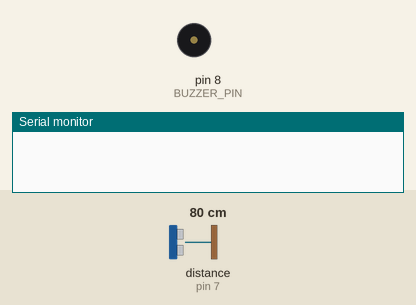
Simulated run of this sketch. Board: Arduino Uno, built with avr-gcc and run on an emulated ATmega328P. On the bench: buzzer (waves = sounding), the last lines printed to the serial monitor. Wiring (inferred from the names in the program): ultrasonic range finder: trigger pin 4; echo pin 7. Inputs (shaded band) come from the test bench; at power-on: distance to the obstacle (sensor on pin 7) 80 cm. The echo pulse lasts 58.3 µs per cm.

Above: at 0.15 s.
At 1.2 s:
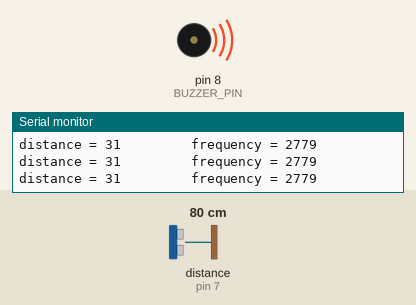
1.3 s: distance to the obstacle (sensor on pin 7) set to 2 cm
At 2.0 s:
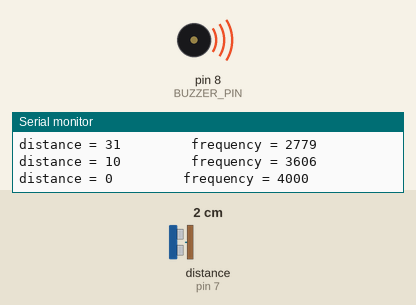
Timing chart, 0 to 4.3 s (numbered marks = the images above; inputs shaded):
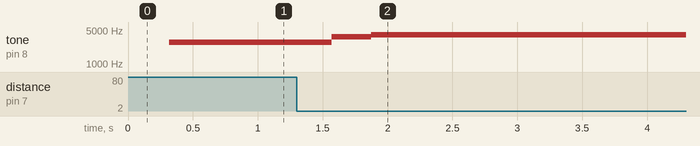

Measured:
- after the input at 1.3 s, tone on pin 8 (BUZZER_PIN): 2779 Hz → 3606 Hz after 0.27 s, → 4000 Hz 0.30 s later

The sketch:

Ch_11_1_range_screen.ino
```cpp
/* Ch_11_1_range_screen

   copy and paste this program into the Arduino IDE
   name this program Ch_11_1_range_screen

   uses the ultra-sonic range detector to measure the distance in inches
   to an object and print distance on screen

   also plays a tone associated with the distance from MIN_FREQ (farthest away) to MAX_FREQ (closest)
 */
//  ------------------------------------------------------------------------------------

#define TRIG_PIN         	4             // trigger pin on range detector is digital pin D4
#define ECHO_PIN        	7             // echo pin is D7
#define BUZZER_PIN      	8             // buzzer is on pin D8

#define TRIG_PULSE_WIDTH	15            // use 15 uSec for trigger pulse width
#define SAMPLES                 3             // number of distance samples to average
#define	MIN_FREQ                60	      // 60 Hz minimum
#define MAX_FREQ                4000	      // 4 KHz maximum

int distanceInches = 0;			// used to hold the returned value of distance in inches


//  -----------------------------------------------------------------------------
void setup() {
  pinMode(TRIG_PIN, OUTPUT);           // set up trigger pin as an output pin
  pinMode(ECHO_PIN, INPUT);            // set up echo pin as an input

  digitalWrite(TRIG_PIN, LOW);         // make sure trigger pin is low to start

  Serial.begin(9600);                  // setup serial I/O to display
}
//  -----------------------------------------------------------------------------
void loop() {

    int duration, freq;
    int distance = 0;
    int accumDistance = 0;                  // reset accumulated distance to zero

    for(int i = 0 ; i < SAMPLES ; i++) {
      // send trigger pulse
      digitalWrite(TRIG_PIN, HIGH);        // measure the distance SAMPLES times and use average distance
      delayMicroseconds(TRIG_PULSE_WIDTH); // wait TRIG_PULSE_WIDTH micro seconds
      digitalWrite(TRIG_PIN, LOW);

      // wait for echo and measure it
      duration = pulseIn(ECHO_PIN, HIGH);
      distance =(duration/2)*.0135135;     // get current distance measurement

     if(distance > 100)  distance = 100;   // largest distance allowed is 100 inches (completely arbitrary)
     if(distance <= 0)   distance = 0;     // just to be sure you dont get a negative number

     accumDistance = accumDistance + distance;  // add current distance to accumulated distance
     delay(100);                                // wait 1/10 second before taking another distance measurement
    }
    distance = accumDistance/SAMPLES;          // calculate the average distance

    freq = map(distance, 0, 100, MAX_FREQ, MIN_FREQ);  // map the measured distance from 0 - 100 inches

    Serial.print("distance = ");
    Serial.print(distance);

    Serial.print("         frequency = ");
    Serial.println(freq);                              // to a number between MAX_FREQ and MIN_FREQ

   tone(BUZZER_PIN, freq);
 }
```
